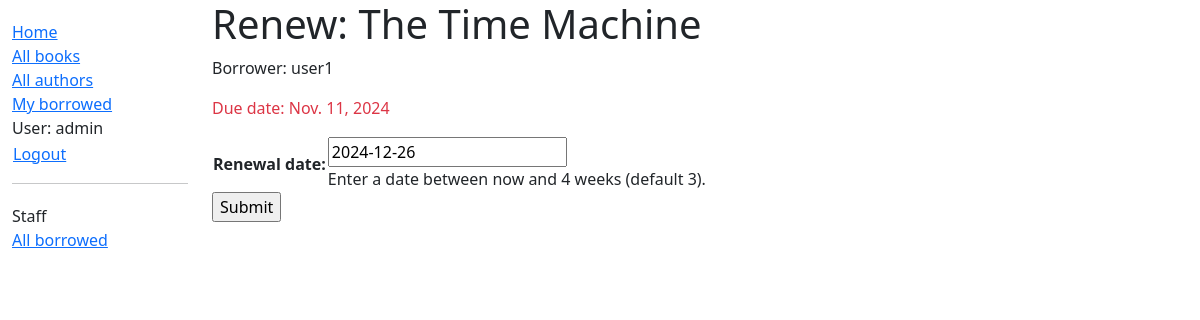
/catalog/book/46dc403a-0044-4a33-9b6e-7fc4b1ca9c5c/renew/ (signed in), run on an earlier commit of the app's database.
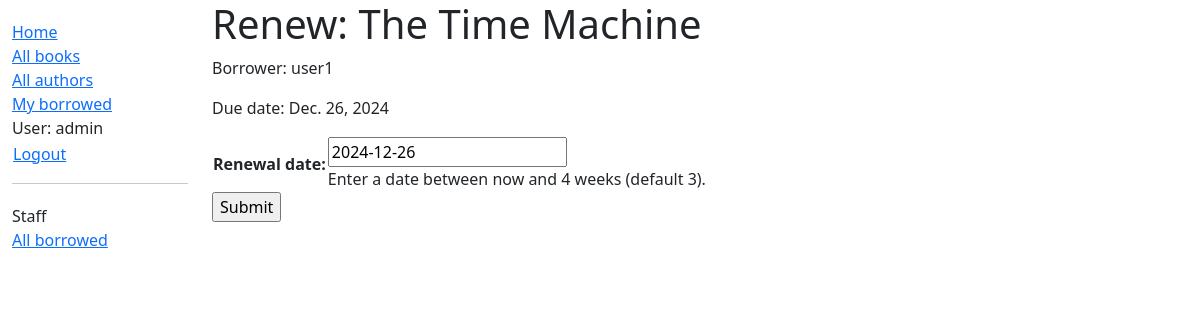
And on a later commit of the database.
### catalog/models.py (models this page shows, shortened)
class BookInstance(models.Model):
    id = models.UUIDField(primary_key=True, default=uuid.uuid4, help_text="Unique ID for this particular book across whole library")
    book = models.ForeignKey('Book', on_delete=models.RESTRICT, null=True)
    imprint = models.CharField(max_length=200)
    due_back = models.DateField(null=True, blank=True)
    borrower = models.ForeignKey(settings.AUTH_USER_MODEL, on_delete=models.SET_NULL, null=True, blank=True)
    LOAN_STATUS = (
        ('m', 'Maintenance'),
        ('o', 'On loan'),
        ('a', 'Available'),
        ('r', 'Reserved'),
    )
    status = models.CharField(
        max_length=1,
        choices=LOAN_STATUS,
        blank=True,
        default='m',
        help_text='Book availability',
    )
    class Meta:
        ordering=['due_back']
        permissions = (('can_mark_returned', 'Set book as returned'), )
    @property
    def is_overdue(self):
        return bool(self.due_back and date.today() > self.due_back)

### catalog/views.py (the view)
# urls.py: path('book/<uuid:pk>/renew/', views.renew_book_librarian, name='renew-book-librarian'),
@login_required
@permission_required('catalog.can_mark_returned', raise_exception=True)
def renew_book_librarian(request, pk):
    book_instance = get_object_or_404(BookInstance, pk=pk)
    if request.method == 'POST':
        form = RenewBookForm(request.POST)
        if form.is_valid():
            book_instance.due_back = form.cleaned_data['renewal_date']
            book_instance.save()
            return HttpResponseRedirect(reverse('all-borrowed'))
    else:
        proposed_renewal_date = datetime.date.today() + datetime.timedelta(weeks=3)
        form = RenewBookForm(initial={'renewal_date': proposed_renewal_date})
        context = {
            'form': form,
            'book_instance': book_instance,
        }
        return render(request, 'catalog/book_renew_librarian.html', context)

### catalog/forms.py (shortened to what this page needs)
class RenewBookForm(forms.Form):
    renewal_date = forms.DateField(help_text="Enter a date between now and 4 weeks (default 3).")

### catalog/templates/catalog/book_renew_librarian.html (shortened to what this page needs)
{% extends "base_generic.html" %}
{% block content %}
    <h1>Renew: {{ book_instance.book.title }}</h1>
    <p>Borrower: {{ book_instance.borrower }}</p>
    <p {% if book_instance.is_overdue %} class="text-danger"{% endif %}>Due date: {{ book_instance.due_back }}</p>
    <form action="" method="post">
        <table>
            {{ form.as_table }}
        </table>
        <input type="submit" value="Submit">
    </form>
{% endblock %}

What changed in the data, as far as the page shows it:
changed BookInstance "user1": due_back "Nov. 11, 2024" → "Dec. 26, 2024"
